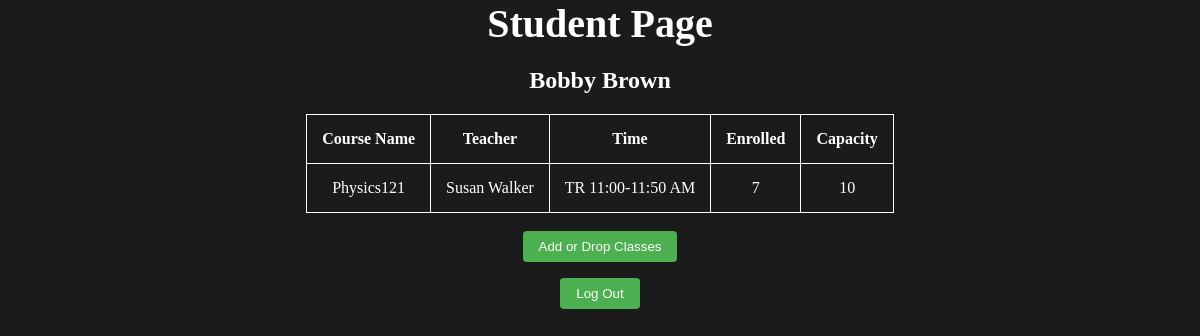
Page /student (signed in) on the committed database.
### main.py (models this page shows, shortened)
class Users(UserMixin, db.Model):
    __tablename__ = "Users"
    userId = db.Column(db.Integer, primary_key = True)
    username = db.Column(db.String, nullable = False)
    name = db.Column(db.String, nullable = False)
    password = db.Column(db.String, nullable = False)
    type = db.Column(db.Integer, nullable = False)

class Courses(db.Model):
    __tablename__ = "Courses"
    classId = db.Column(db.Integer, primary_key = True)
    className = db.Column(db.String, nullable = False)
    teacher = db.Column(db.String, nullable = False)
    time = db.Column(db.String, nullable = False)
    enrolled = db.Column(db.Integer, nullable = False)
    capacity = db.Column(db.Integer, nullable = False)

### main.py (the view)
@app.route("/student")
@login_required
def studentView():
    courses_list = []
    enrolled_classes = Enrollment.query.filter_by(usersId = current_user.userId)
    for course in enrolled_classes:
        courses_list.append(course.classesId)
    classes = Courses.query.filter(Courses.classId.in_(courses_list))
    return render_template('studentview.html', courses = classes, student = current_user.name)

### main.py (called while the page is built)
@login_manager.user_loader
def load_user(userId):
    return Users.query.filter_by(userId = userId).first()

### templates/studentview.html (shortened to what this page needs)
<!DOCTYPE html>
<html>
    <head>
        <link rel="stylesheet" href="../static/student.css">
    </head>
    <body>
        <div class='student_view'>
            <h1 class = "center">Student Page</h1>
            <h2>{{ student }}</h2>
            <table id = "studentcourses">
                <thead>
                    <tr>
                        <th>Course Name</th>
                        <th>Teacher</th>
                        <th>Time</th>
                        <th>Enrolled</th>
                        <th>Capacity</th>
                    </tr>
                </thead>
                <tbody>
                    {% for course in courses %}
                    <tr>
                        <td>{{course.className}}</td>
                        <td>{{course.teacher}}</td>
                        <td>{{course.time}}</td>
                        <td>{{course.enrolled}}</td>
                        <td>{{course.capacity}}</td>
                    </tr>
                    {% endfor %}</tbody>
            </table><br>
            <button type="button" class = "s_edit_classes" id = "s_edit_classes">Add or Drop Classes</button><br>
            <button type="button" class = "logout" id = "logoutStudentView">Log Out</button>
        </div>
    </body>
</html>

### static/student.css (style rules this page uses)
h1 { font-size: 2.5rem; margin-bottom: 1rem; text-align: center; color: white; }
button { background-color: #4CAF50; color: white; padding: 0.5rem 1rem; border: none; border-radius: 4px; cursor: pointer; margin-bottom: 1rem; }
.student_view { text-align: center; margin: auto; }
#studentcourses { text-align: center; margin: auto; padding: 0.5rem 1rem; color: white; }
table, th, td { border: 1px solid white; border-collapse: collapse; padding: 15px; margin: 2pc; color: white; text-align: center; }
body { background-color: rgb(28, 27, 27); text-align: center; margin: auto; }
.center { color: white; text-align: center; margin: auto; }
h2 { color: white; }

### rows in the picture
Users: name "Bobby Brown"
Courses: className "Physics121", teacher "Susan Walker", time "TR 11:00-11:50 AM", enrolled "7", capacity "10"
